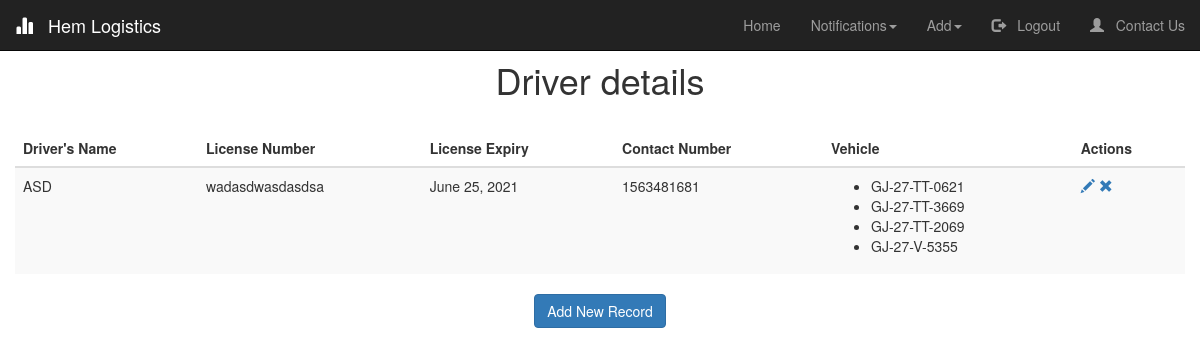
The app's page /Driver/ (signed in), older data.
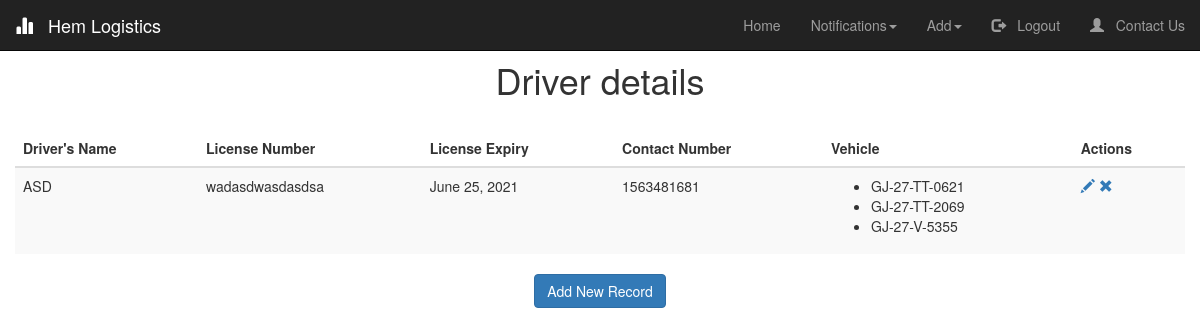
The same page, newer data.
### logistics/models.py (models this page shows, shortened)
class Driver(models.Model):
    Name = models.CharField(max_length=50)
    License_number = models.CharField(verbose_name="DL Number", unique=True, max_length=15, validators=[MinLengthValidator(15,message = "Invalid License Number")])
    License_expiry = models.DateField(verbose_name="License Expiry", validators=[date_validate])#,input_formats = ['%d/%m/%Y'])
    Contact_number = models.CharField(verbose_name="Contact Number", max_length=10,validators=[RegexValidator('[0-9]{10}',message = "Invalid Number")])
    Vehicle=models.ManyToManyField(Vehicle)
    License_expired = models.BooleanField(default=False)

class Vehicle(models.Model):
    Owner  = models.CharField(max_length=50, verbose_name="Owner's Name")
    RC_number = models.CharField(unique =True, verbose_name="RC Number", max_length=13, validators=[MinLengthValidator(12,message = "Invalid RC Number"), RegexValidator('([A-Z]{2})+-([0-9]{1})+-[A-Z]+-[0-9]{4}',message = "Use proper formatting")])
    PAN_number = models.CharField(verbose_name="PAN Number", max_length=10, validators=[MinLengthValidator(10,message = "Invalid PAN Number")])
    Type = models.CharField(verbose_name="Type of Vehicle", choices=TYPE_CHOICES, max_length=10)
    Other = models.CharField(blank = True,verbose_name='',max_length=10)
    Insurance_policy_number = models.CharField(max_length=25)
    PUC_expiry_date = models.DateField()
    Insurance_expiry_date = models.DateField(validators=[date_validate])#,input_formats = ['%d/%m/%Y'])
    Safety_equipments = models.BooleanField(default=False)
    GPS = models.BooleanField(default=False)
    Contact_number = models.CharField(max_length=10,validators=[MinLengthValidator(10,message = "Invalid Contact Number"),RegexValidator('([0-9]{10})',message="Should be numeric values only")])
    Notifications = models.BooleanField(verbose_name="Notifications Needed", default=True)
    Insurance_expired = models.BooleanField(default=False)
    PUC_expired = models.BooleanField(default=False)
    Available = models.BooleanField(default=True)
    Balance = models.IntegerField(default=0)
    def __str__(self):
        return self.RC_number

### logistics/views.py (the view)
# urls.py: path('Driver/', logistics_view.show_driver, name='show_driver'),
@login_required(login_url='/login')
def show_driver(request):
	driver = Driver.objects.order_by('Name')
	return render(request, 'show_driver.html', {'title':'Driver', 'driver':driver })

### logistics/templates/show_driver.html (shortened to what this page needs)
{% extends "index.html" %}
{% load crispy_forms_tags %}
{% block start %}
<link rel="stylesheet" type="text/css" href="https://cdn.datatables.net/1.10.24/css/jquery.dataTables.css">
<h1 style="text-align: center; padding-top: 20px;"> Driver details</h1>
<table id="table" class="table table-striped" style="overflow-y: scroll; height: 1px;">
    <thead class="thead-dark">
    <tr>
        <th>Driver's Name</th>
        <th>License Number</th>
        <th>License Expiry</th>
        <th>Contact Number</th>
        <th>Vehicle</th>
        {% if user.is_authenticated %}
        <th>Actions</th>
        {% endif %}
    </tr>
    </thead>
    <tbody>
{% for x in driver %}
    <tr>
        <td>{{ x.Name }}</td>
        <td>{{ x.License_number }}</td>
        <td>{{ x.License_expiry }}</td>
        <td>{{ x.Contact_number }}</td>
        <td>
            <ul>
            {% for v in x.Vehicle.all %}
                <li>
                    <button class="astext" id = {{x.id}}{{v.id}}>{{ v }}</button>
                </li>
            {% endfor %}
            </ul>
        </td>
        {% if user.is_authenticated %}
        <td>
            <a href="/edit_driver/{{ x.id }}"><span class="glyphicon glyphicon-pencil" > </span></a>
            <a href="/delete_driver/{{ x.id }}" class="confirm-delete"><span class="glyphicon glyphicon-remove"> </span></a>
        </td>
        {% endif %}
    </tr>
{% endfor %}
    </tbody>
</table>
{% if user.is_authenticated %}
<center><a href="/Add Driver/" class="btn btn-primary">Add New Record</a></center>
{% endif %}
<br />
<br />
{% endblock start %}

Row changes from the older to the newer data that the page shows:
removed Vehicle: RC_number "GJ-27-TT-3669"
